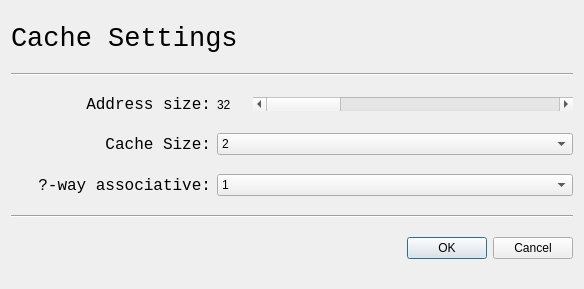
<?xml version="1.0" encoding="UTF-8"?>
<ui version="4.0">
 <class>Settings</class>
 <widget class="QDialog" name="Settings">
  <property name="geometry">
   <rect>
    <x>0</x>
    <y>0</y>
    <width>584</width>
    <height>289</height>
   </rect>
  </property>
  <property name="minimumSize">
   <size>
    <width>0</width>
    <height>0</height>
   </size>
  </property>
  <property name="windowTitle">
   <string>Dialog</string>
  </property>
  <layout class="QVBoxLayout" name="verticalLayout">
   <item>
    <widget class="QLabel" name="settingsLabel">
     <property name="minimumSize">
      <size>
       <width>0</width>
       <height>30</height>
      </size>
     </property>
     <property name="maximumSize">
      <size>
       <width>16777215</width>
       <height>30</height>
      </size>
     </property>
     <property name="font">
      <font>
       <family>Courier New</family>
       <pointsize>20</pointsize>
       <weight>50</weight>
       <bold>false</bold>
      </font>
     </property>
     <property name="text">
      <string>Cache Settings</string>
     </property>
    </widget>
   </item>
   <item>
    <widget class="Line" name="line">
     <property name="orientation">
      <enum>Qt::Horizontal</enum>
     </property>
    </widget>
   </item>
   <item>
    <layout class="QHBoxLayout" name="horizontalLayout">
     <item>
      <widget class="QLabel" name="addrSizeLabel">
       <property name="minimumSize">
        <size>
         <width>200</width>
         <height>0</height>
        </size>
       </property>
       <property name="maximumSize">
        <size>
         <width>200</width>
         <height>16777215</height>
        </size>
       </property>
       <property name="font">
        <font>
         <family>Courier New</family>
         <pointsize>12</pointsize>
        </font>
       </property>
       <property name="text">
        <string>Address size:</string>
       </property>
       <property name="alignment">
        <set>Qt::AlignRight|Qt::AlignTrailing|Qt::AlignVCenter</set>
       </property>
      </widget>
     </item>
     <item>
      <widget class="QLabel" name="addrSizeVar">
       <property name="minimumSize">
        <size>
         <width>30</width>
         <height>0</height>
        </size>
       </property>
       <property name="maximumSize">
        <size>
         <width>30</width>
         <height>16777215</height>
        </size>
       </property>
       <property name="text">
        <string>32</string>
       </property>
      </widget>
     </item>
     <item>
      <widget class="QScrollBar" name="addrSizeNumber">
       <property name="minimum">
        <number>2</number>
       </property>
       <property name="maximum">
        <number>32</number>
       </property>
       <property name="orientation">
        <enum>Qt::Horizontal</enum>
       </property>
      </widget>
     </item>
    </layout>
   </item>
   <item>
    <layout class="QHBoxLayout" name="horizontalLayout_2">
     <item>
      <widget class="QLabel" name="label">
       <property name="minimumSize">
        <size>
         <width>200</width>
         <height>0</height>
        </size>
       </property>
       <property name="maximumSize">
        <size>
         <width>200</width>
         <height>16777215</height>
        </size>
       </property>
       <property name="font">
        <font>
         <family>Courier New</family>
         <pointsize>12</pointsize>
        </font>
       </property>
       <property name="text">
        <string>Cache Size:</string>
       </property>
       <property name="alignment">
        <set>Qt::AlignRight|Qt::AlignTrailing|Qt::AlignVCenter</set>
       </property>
      </widget>
     </item>
     <item>
      <widget class="QComboBox" name="cacheSizeNumber">
       <item>
        <property name="text">
         <string>2</string>
        </property>
       </item>
       <item>
        <property name="text">
         <string>4</string>
        </property>
       </item>
       <item>
        <property name="text">
         <string>8</string>
        </property>
       </item>
       <item>
        <property name="text">
         <string>16</string>
        </property>
       </item>
       <item>
        <property name="text">
         <string>32</string>
        </property>
       </item>
      </widget>
     </item>
    </layout>
   </item>
   <item>
    <layout class="QHBoxLayout" name="horizontalLayout_3">
     <item>
      <widget class="QLabel" name="label_2">
       <property name="minimumSize">
        <size>
         <width>200</width>
         <height>0</height>
        </size>
       </property>
       <property name="maximumSize">
        <size>
         <width>200</width>
         <height>16777215</height>
        </size>
       </property>
       <property name="font">
        <font>
         <family>Courier New</family>
         <pointsize>12</pointsize>
        </font>
       </property>
       <property name="text">
        <string>?-way associative:</string>
       </property>
       <property name="alignment">
        <set>Qt::AlignRight|Qt::AlignTrailing|Qt::AlignVCenter</set>
       </property>
      </widget>
     </item>
     <item>
      <widget class="QComboBox" name="nWayNumber">
       <item>
        <property name="text">
         <string>1</string>
        </property>
       </item>
       <item>
        <property name="text">
         <string>2</string>
        </property>
       </item>
       <item>
        <property name="text">
         <string>4</string>
        </property>
       </item>
       <item>
        <property name="text">
         <string>8</string>
        </property>
       </item>
       <item>
        <property name="text">
         <string>16</string>
        </property>
       </item>
       <item>
        <property name="text">
         <string>32</string>
        </property>
       </item>
      </widget>
     </item>
    </layout>
   </item>
   <item>
    <widget class="Line" name="line_2">
     <property name="orientation">
      <enum>Qt::Horizontal</enum>
     </property>
    </widget>
   </item>
   <item>
    <widget class="QDialogButtonBox" name="buttonBox">
     <property name="orientation">
      <enum>Qt::Horizontal</enum>
     </property>
     <property name="standardButtons">
      <set>QDialogButtonBox::Cancel|QDialogButtonBox::Ok</set>
     </property>
    </widget>
   </item>
  </layout>
 </widget>
 <resources/>
 <connections>
  <connection>
   <sender>buttonBox</sender>
   <signal>accepted()</signal>
   <receiver>Settings</receiver>
   <slot>accept()</slot>
   <hints>
    <hint type="sourcelabel">
     <x>227</x>
     <y>279</y>
    </hint>
    <hint type="destinationlabel">
     <x>157</x>
     <y>274</y>
    </hint>
   </hints>
  </connection>
  <connection>
   <sender>buttonBox</sender>
   <signal>rejected()</signal>
   <receiver>Settings</receiver>
   <slot>reject()</slot>
   <hints>
    <hint type="sourcelabel">
     <x>295</x>
     <y>285</y>
    </hint>
    <hint type="destinationlabel">
     <x>286</x>
     <y>274</y>
    </hint>
   </hints>
  </connection>
 </connections>
</ui>
